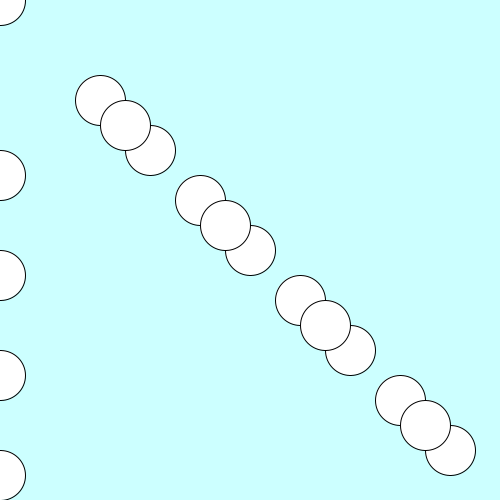
Frame 1 (no input)
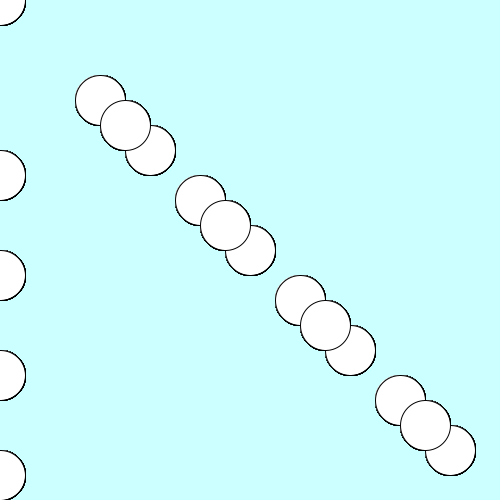
Frame 60 (the mouse pressed at the canvas centre just before this capture)
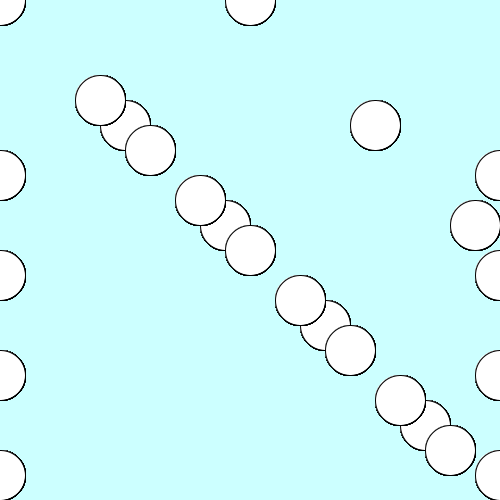
Frame 120 (the mouse held since frame 60 and released just before this capture)

The Processing sketch that drew these frames (run headless with seeded random() and noise(); from frame 60 on, the mouse is pressed at the canvas centre):

// Processing sketch: processing_119223
// ── processing_119223.pde

void setup()
{
  size (500,500);
background (204,255,255);
}

void draw()
{
ellipse(100,100,50,50);
ellipse(150,150,50,50);
ellipse(200,200,50,50);
ellipse(250,250,50,50);
ellipse(300,300,50,50);
ellipse(350,350,50,50);
ellipse(400,400,50,50);
ellipse(450,450,50,50);

translate(mouseX,0);
ellipse(0,0,50,50);

ellipse(125,125,50,50);
ellipse(mouseX,175,50,50);
ellipse(225,225,50,50);
ellipse(mouseX,275,50,50);
ellipse(325,325,50,50);
ellipse(mouseX,375,50,50);
ellipse(425,425,50,50);
ellipse(mouseX,475,50,50);

}
